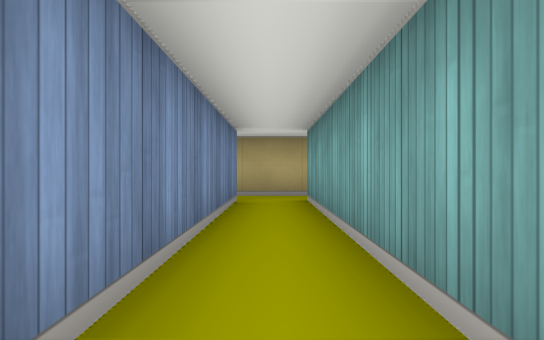
view 1 (above)

13 first-person views from a walk through a cub3D level. The camera is about half as high as the walls, looks level and sees 70° across. The floor is counted in squares. Each view is taken from the middle of a square. On the plan, view 1 faces up. The plan holds only what a view shows up to about 9 squares ahead; the rest is blank. The place goes on beyond the plan.

view 2
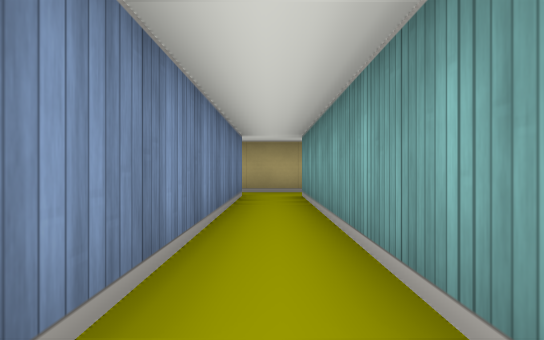

view 3
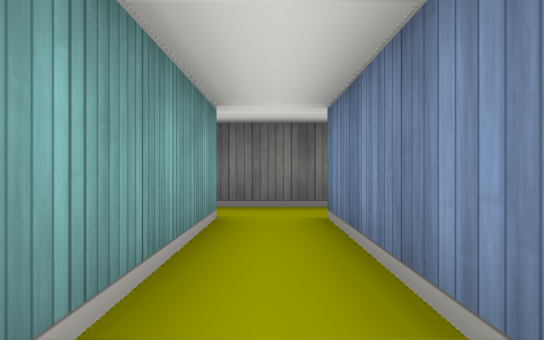

view 4
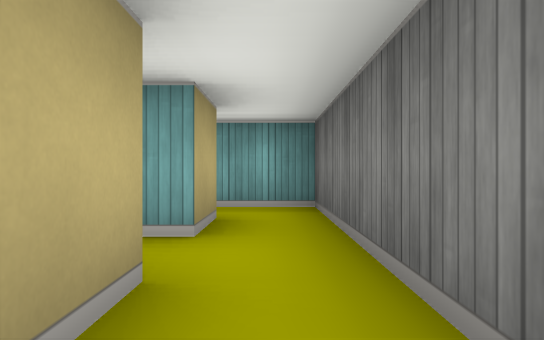

view 5
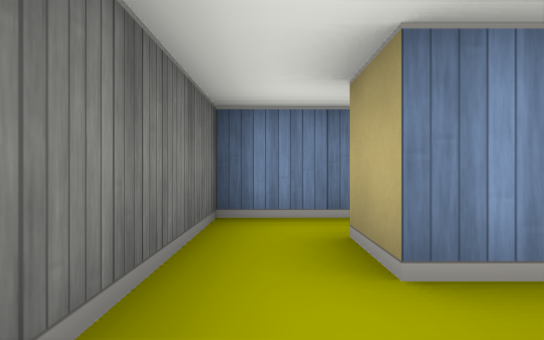

view 6
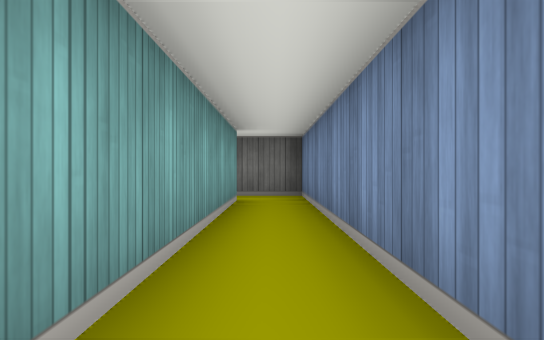

view 7
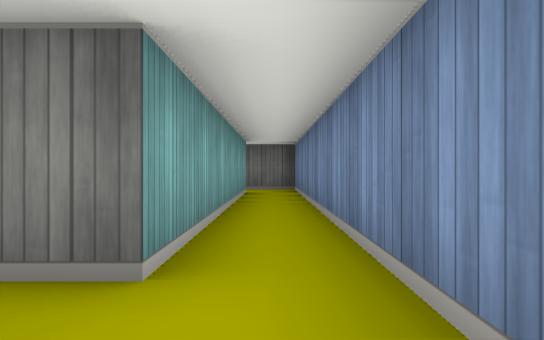

view 8
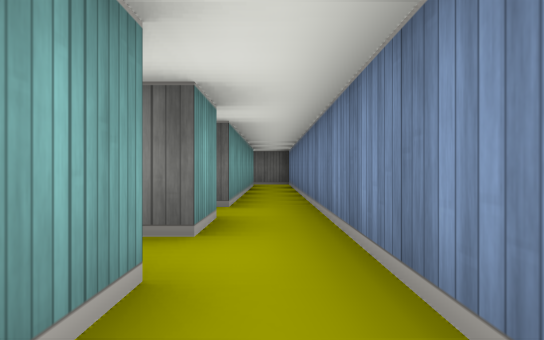

view 9
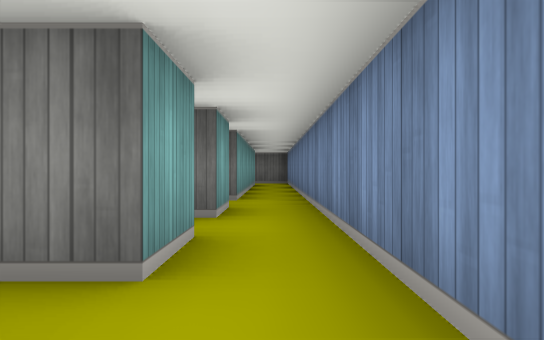

view 10
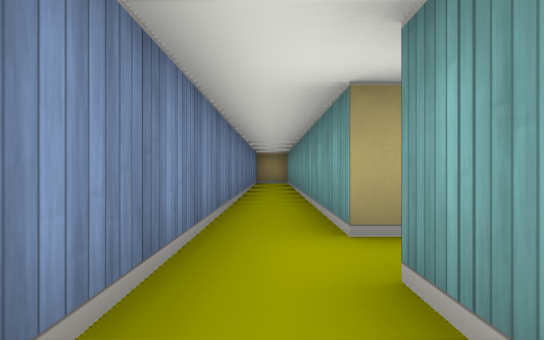

view 11
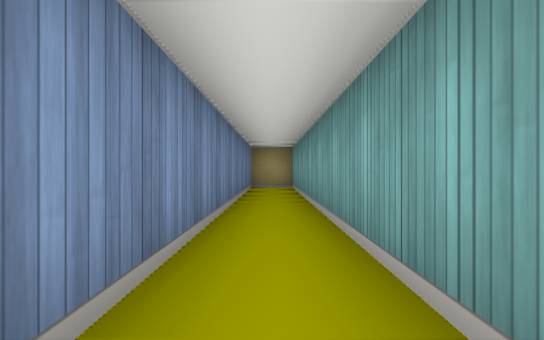

view 12
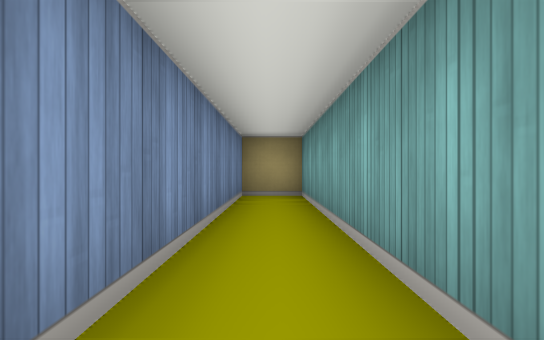

view 13
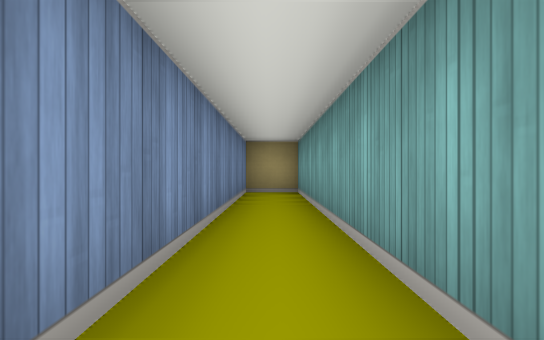

### Floor plan
Points are (right, up) in squares from view 1. A wall is a line through its corners. A room is listed if a view was taken in it or the views show most of it. See-through windows are left out.
Room 1 (views 1, 2, 3)
walls: (-0.5, 5.5) (-0.5, -0.5) (-1.5, -0.5); (-1.5, 5.5) (-0.9, 5.5); (0.5, -0.5) (0.5, 5.5); (0.6, 6.5) (-0.6, 6.5); (-1.5, -1.5) (0.5, -1.5)
ways out: opening at (-1, -1) to room 2; opening at (-1, 6) to room 2; opening at (1, -1) to room 3; opening at (1, 6)
Room 2 (views 4, 6, 7, 10)
walls: (-1.5, 6.5) (-1.5, 7.5) (-1.1, 7.5); (-2.5, 8.5) (-2.5, -1.5) (-1.5, -1.5); (-1.5, -0.5) (-1.5, 5.5)
ways out: opening at (-1, -1) to room 1; opening at (-1, 6) to room 1; opening at (-2, 9) to room 4
Room 3 (view 5)
walls: (0.5, -1.5) (2.5, -1.5) (2.5, -0.2); (1.5, -0.5) (0.5, -0.5)
ways out: opening at (1, -1) to room 1; opening at (2, 0.5)
Room 4 (views 8, 9, 11, 12, 13)
walls: (-1.5, 10.5) (-1.5, 20.5) (-2.5, 20.5) (-2.5, 8.5); (-1.5, 8.5) (-1.5, 9.5) (-0.9, 9.5)
ways out: opening at (-2, 9) to room 2

Positions as (right, up) in squares from view 1, and headings:
1: (0, 0), facing up
2: (0, -1), facing up
3: (0, 3), facing down
4: (-2, -1), facing right
5: (1, -1), facing left
6: (-2, 5), facing down
7: (-2, 7), facing down
8: (-2, 10), facing down
9: (-2, 11), facing down
10: (-2, 8), facing up
11: (-2, 11), facing up
12: (-2, 14), facing up
13: (-2, 13), facing up
